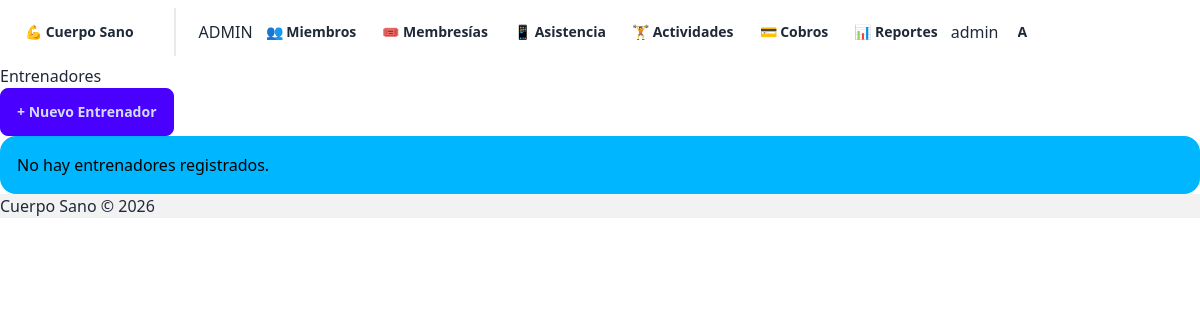
Page /entrenadores/ (signed in) on the earlier database version.
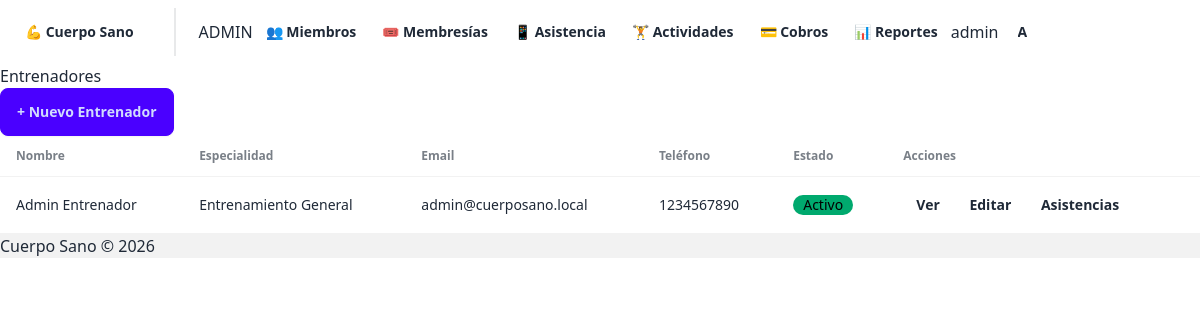
Same page on the later database version.
### entrenadores/models.py (models this page shows, shortened)
class Entrenador(models.Model):
    usuario = models.OneToOneField(User, on_delete=models.SET_NULL, null=True, blank=True, related_name='entrenador')
    nombre = models.CharField(max_length=100)
    apellido = models.CharField(max_length=100)
    especialidad = models.CharField(max_length=100)
    telefono = models.CharField(max_length=20, blank=True)
    email = models.EmailField(blank=True)
    activo = models.BooleanField(default=True)

### entrenadores/views.py (the view)
# urls.py: path('', views.lista_entrenadores, name='lista'),
@login_required
def lista_entrenadores(request):
    if not _puede_ver_entrenadores(request.user):
        return HttpResponseForbidden('No tienes permiso para ver esta página')
    entrenadores = Entrenador.objects.all().order_by('-activo', 'apellido')
    return render(request, 'entrenadores/lista.html', {'entrenadores': entrenadores})

### entrenadores/views.py (called while the page is built)
def _puede_ver_entrenadores(user):
    return user.groups.filter(name='Admin').exists()

### miembros/templatetags/custom_tags.py (called while the page is built)
@register.filter
def has_group(user, group_name):
    return user.groups.filter(name=group_name).exists()

### entrenadores/templates/entrenadores/lista.html (shortened to what this page needs)
{% extends "base.html" %}
{% block content %}
<div class="container mx-auto p-4">
    <div class="flex justify-between items-center mb-6">
        <h1 class="text-3xl font-bold">Entrenadores</h1>
        <a href="{% url 'entrenadores:crear' %}" class="btn btn-primary">+ Nuevo Entrenador</a>
    </div>
    <div class="overflow-x-auto">
        {% if entrenadores %}
            <table class="table table-zebra w-full">
                <thead>
                    <tr>
                        <th>Nombre</th>
                        <th>Especialidad</th>
                        <th>Email</th>
                        <th>Teléfono</th>
                        <th>Estado</th>
                        <th>Acciones</th>
                    </tr>
                </thead>
                <tbody>
                    {% for entrenador in entrenadores %}
                        <tr>
                            <td class="font-semibold">{{ entrenador.nombre }} {{ entrenador.apellido }}</td>
                            <td>{{ entrenador.especialidad }}</td>
                            <td>{{ entrenador.email }}</td>
                            <td>{{ entrenador.telefono }}</td>
                            <td>
                                {% if entrenador.activo %}
                                    <span class="badge badge-success">Activo</span>
                                {% else %}
                                    <span class="badge badge-error">Inactivo</span>
                                {% endif %}
                            </td>
                            <td class="space-x-2">
                                <a href="{% url 'entrenadores:detalle' entrenador.pk %}" class="btn btn-sm btn-ghost">Ver</a>
                                <a href="{% url 'entrenadores:editar' entrenador.pk %}" class="btn btn-sm btn-ghost">Editar</a>
                                <a href="{% url 'entrenadores:historial_asistencias' entrenador.pk %}" class="btn btn-sm btn-ghost">Asistencias</a>
                            </td>
                        </tr>
                    {% endfor %}
                </tbody>
            </table>
        {% else %}
            <div class="alert alert-info">
                <p>No hay entrenadores registrados.</p>
            </div>
        {% endif %}
    </div>
</div>
{% endblock %}

Differences in the rows shown:
added Entrenador: nombre "Admin", apellido "Entrenador", especialidad "Entrenamiento General", email "admin@cuerposano.local", telefono "1234567890", activo "Activo"
Other differences:
text no longer shown: "No hay entrenadores registrados."
text now shown: "Nombre Especialidad Email Teléfono Estado Acciones"
